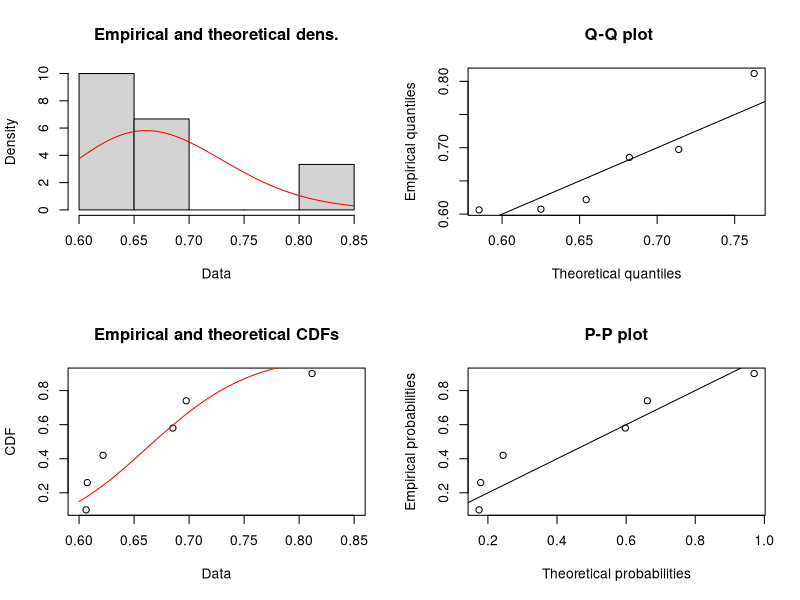
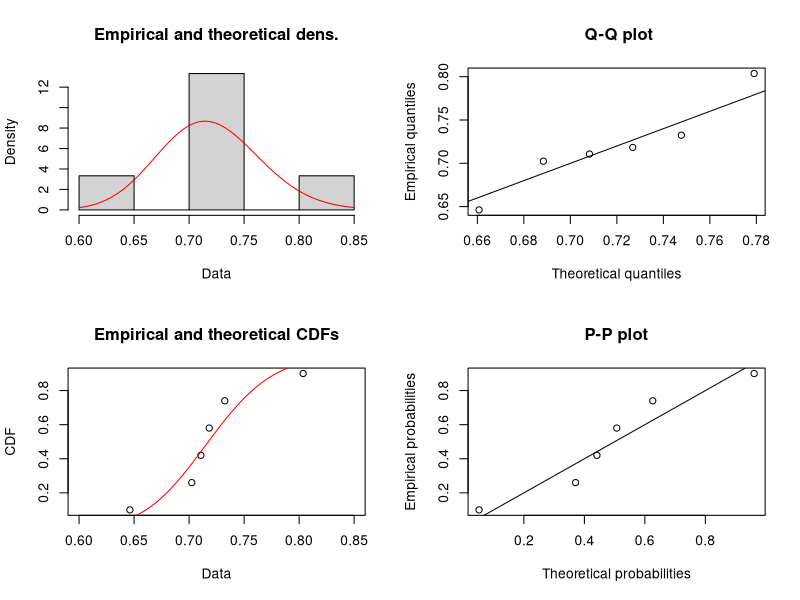
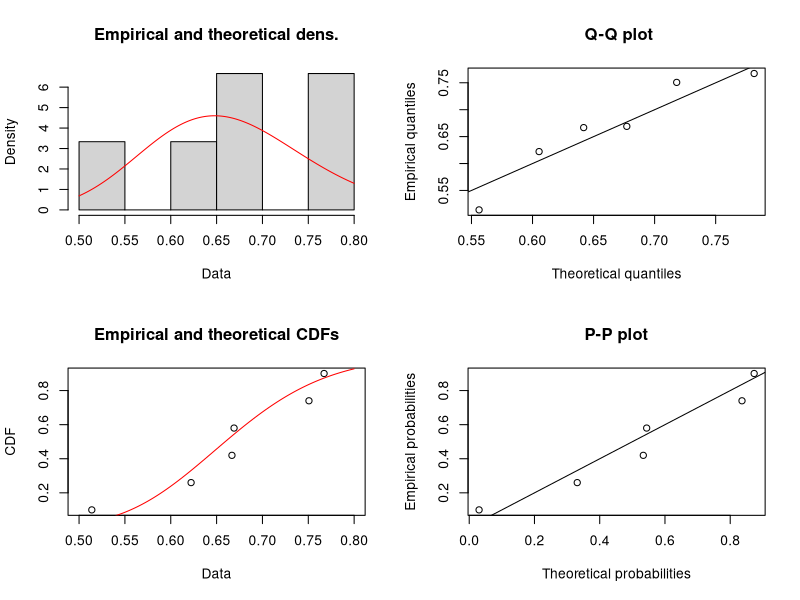
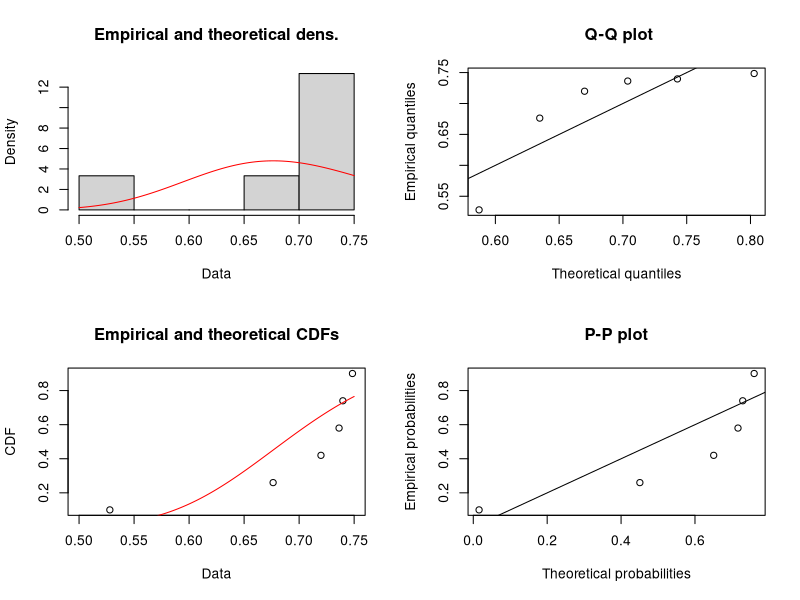
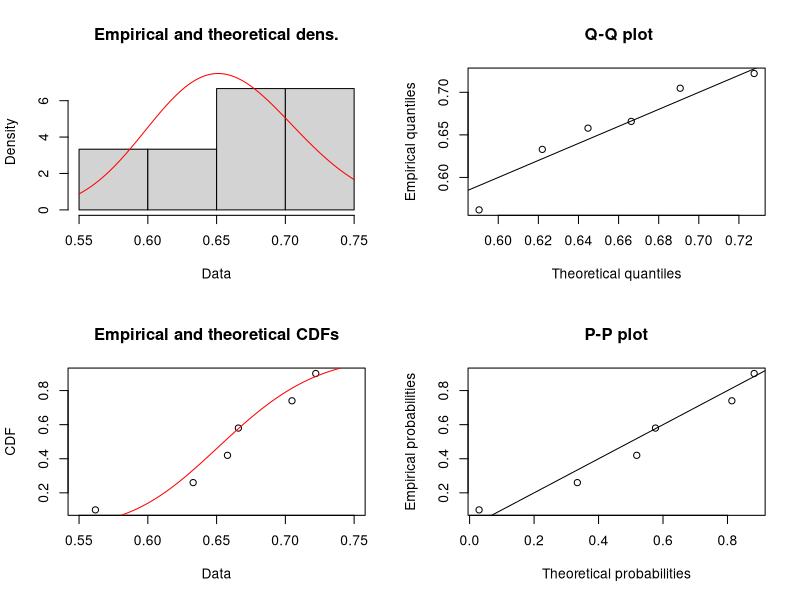
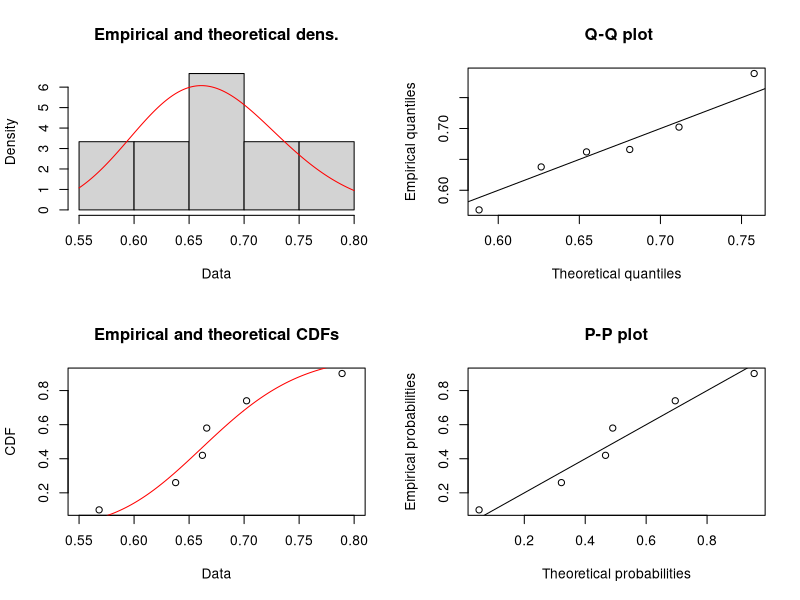
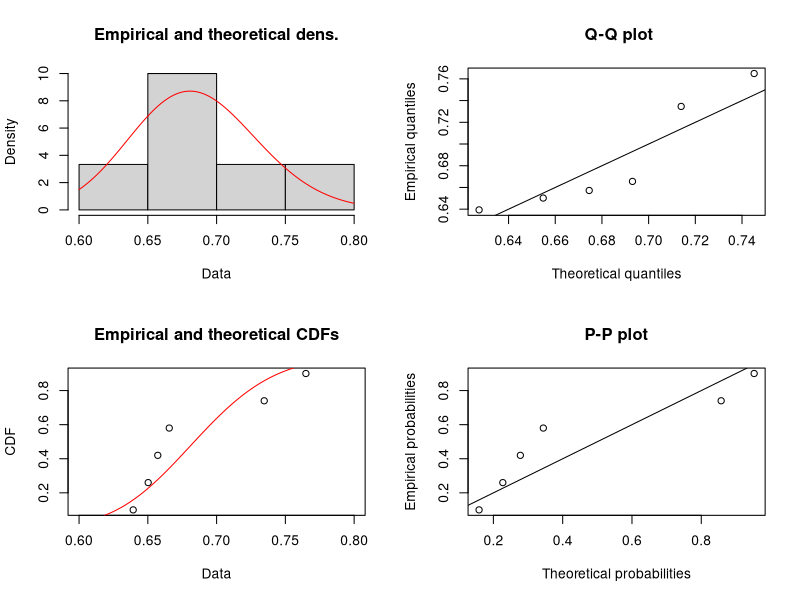
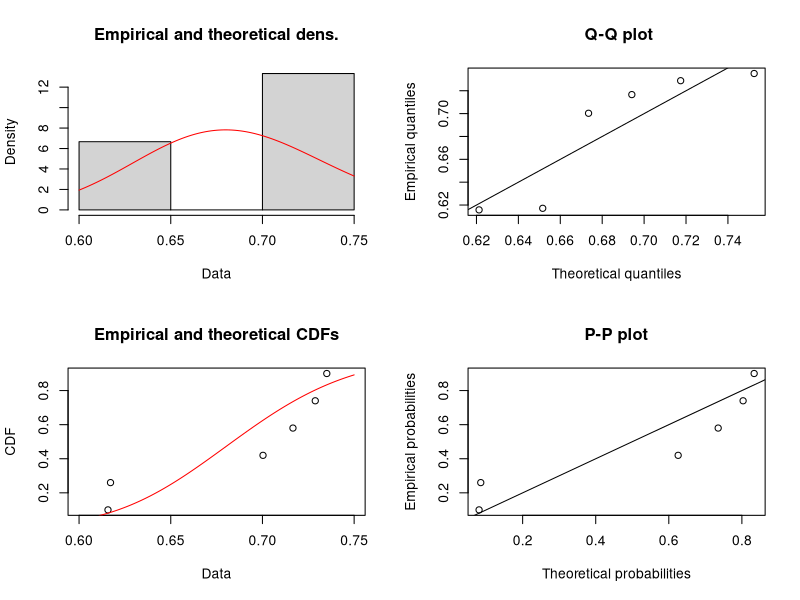

R code for these plots, in order: (Note: this script raises an error after producing the figures.)
n <- 100
m <- 6
set.seed(1)
mu <- -0.4
sig <- 0.12
x <- matrix(data=rlnorm(n*m, mu, sig), nrow=m)
View(x)
library(fitdistrplus)
## Fit a log-normal distribution to the 50 random data set
f <- apply(x, 2,  fitdist, "lnorm")

## Plot the results 
for(i in 1:n)
  plot(f[[i]])

## Save plot in an animated GIF-file
## library(animation)
## saveGIF({for(i in 1:n) plot(f[[i]])})

apply((sapply(f, "[[", "estimate")),1, summary)

## How much variance can we expect in the mean and std?
## Expected mean
ExpectedMean <- function(mu, sig){
  exp(mu+ sig^2/2)
}
## Expected std
ExpectedStd <- function(mu, sig){
  sqrt((exp(sig^2)-1)*exp(2*mu + sig^2))
}
summary(apply(sapply(f, "[[", "estimate"), 2, 
              function(x) ExpectedMean(x[1], x[2])))

summary(apply(sapply(f, "[[", "estimate"), 2, 
              function(x) ExpectedStd(x[1], x[2])))

## Let's look at the goodness of fit statistics to get an
## idea how much variance we can expect there:
gof.ln <- lapply(f, gofstat)
gof.test <- lapply(gof.ln, function(x){
  data.frame(x[c("chisqpvalue", "cvm", "ad", "ks")])
})
apply(do.call("rbind", gof.test), 2, summary)
